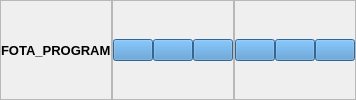
        <widget class="QWidget" name="headerContanier" native="true">
         <layout class="QHBoxLayout" name="horizontalLayout_5">
          <property name="spacing">
           <number>0</number>
          </property>
          <property name="leftMargin">
           <number>0</number>
          </property>
          <property name="topMargin">
           <number>0</number>
          </property>
          <property name="rightMargin">
           <number>0</number>
          </property>
          <property name="bottomMargin">
           <number>0</number>
          </property>
          <item>
           <widget class="QFrame" name="frame_5">
            <property name="styleSheet">
             <string notr="true">border-color: rgb(0, 52, 76);</string>
            </property>
            <property name="frameShape">
             <enum>QFrame::StyledPanel</enum>
            </property>
            <property name="frameShadow">
             <enum>QFrame::Raised</enum>
            </property>
            <layout class="QHBoxLayout" name="horizontalLayout_7">
             <property name="spacing">
              <number>0</number>
             </property>
             <property name="leftMargin">
              <number>0</number>
             </property>
             <property name="topMargin">
              <number>0</number>
             </property>
             <property name="rightMargin">
              <number>0</number>
             </property>
             <property name="bottomMargin">
              <number>0</number>
             </property>
             <item>
              <widget class="QLabel" name="label_5">
               <property name="font">
                <font>
                 <pointsize>10</pointsize>
                 <weight>75</weight>
                 <bold>true</bold>
                </font>
               </property>
               <property name="text">
                <string>FOTA_PROGRAM</string>
               </property>
              </widget>
             </item>
            </layout>
           </widget>
          </item>
          <item alignment="Qt::AlignHCenter">
           <widget class="QFrame" name="frame_6">
            <property name="sizePolicy">
             <sizepolicy hsizetype="Preferred" vsizetype="Preferred">
              <horstretch>0</horstretch>
              <verstretch>0</verstretch>
             </sizepolicy>
            </property>
            <property name="minimumSize">
             <size>
              <width>0</width>
              <height>0</height>
             </size>
            </property>
            <property name="styleSheet">
             <string notr="true">border-color: rgb(0, 52, 76);</string>
            </property>
            <property name="frameShape">
             <enum>QFrame::StyledPanel</enum>
            </property>
            <property name="frameShadow">
             <enum>QFrame::Raised</enum>
            </property>
            <layout class="QHBoxLayout" name="horizontalLayout_6">
             <property name="spacing">
              <number>0</number>
             </property>
             <property name="leftMargin">
              <number>0</number>
             </property>
             <property name="topMargin">
              <number>0</number>
             </property>
             <property name="rightMargin">
              <number>0</number>
             </property>
             <property name="bottomMargin">
              <number>0</number>
             </property>
             <item>
              <widget class="QPushButton" name="notificationBtn">
               <property name="styleSheet">
                <string notr="true">background-color: rgb(73, 143, 204);</string>
               </property>
               <property name="text">
                <string/>
               </property>
               <property name="icon">
                <iconset resource="icons.qrc">
                 <normaloff>:/icons/icons/notification.png</normaloff>:/icons/icons/notification.png</iconset>
               </property>
               <property name="iconSize">
                <size>
                 <width>24</width>
                 <height>24</height>
                </size>
               </property>
              </widget>
             </item>
             <item>
              <widget class="QPushButton" name="signupBtn">
               <property name="toolTip">
                <string>sign up</string>
               </property>
               <property name="styleSheet">
                <string notr="true">background-color: rgb(73, 143, 204);</string>
               </property>
               <property name="text">
                <string/>
               </property>
               <property name="icon">
                <iconset resource="icons.qrc">
                 <normaloff>:/icons/icons/more.png</normaloff>:/icons/icons/more.png</iconset>
               </property>
               <property name="iconSize">
                <size>
                 <width>24</width>
                 <height>24</height>
                </size>
               </property>
              </widget>
             </item>
             <item>
              <widget class="QPushButton" name="loginBtn">
               <property name="toolTip">
                <string>log in </string>
               </property>
               <property name="styleSheet">
                <string notr="true">background-color: rgb(73, 143, 204);</string>
               </property>
               <property name="text">
                <string/>
               </property>
               <property name="icon">
                <iconset resource="icons.qrc">
                 <normaloff>:/icons/icons/LogIn.png</normaloff>:/icons/icons/LogIn.png</iconset>
               </property>
               <property name="iconSize">
                <size>
                 <width>24</width>
                 <height>24</height>
                </size>
               </property>
              </widget>
             </item>
            </layout>
           </widget>
          </item>
          <item>
           <widget class="QFrame" name="frame_7">
            <property name="styleSheet">
             <string notr="true">border-color: rgb(0, 52, 76);</string>
            </property>
            <property name="frameShape">
             <enum>QFrame::StyledPanel</enum>
            </property>
            <property name="frameShadow">
             <enum>QFrame::Raised</enum>
            </property>
            <layout class="QHBoxLayout" name="horizontalLayout_4">
             <property name="spacing">
              <number>0</number>
             </property>
             <property name="leftMargin">
              <number>0</number>
             </property>
             <property name="topMargin">
              <number>0</number>
             </property>
             <property name="rightMargin">
              <number>0</number>
             </property>
             <property name="bottomMargin">
              <number>0</number>
             </property>
             <item>
              <widget class="QPushButton" name="minimizeBtn">
               <property name="toolTip">
                <string>minimizewindow</string>
               </property>
               <property name="styleSheet">
                <string notr="true">background-color: rgb(73, 143, 204);</string>
               </property>
               <property name="text">
                <string/>
               </property>
               <property name="icon">
                <iconset resource="icons.qrc">
                 <normaloff>:/icons/icons/curcile.png</normaloff>:/icons/icons/curcile.png</iconset>
               </property>
               <property name="iconSize">
                <size>
                 <width>20</width>
                 <height>20</height>
                </size>
               </property>
              </widget>
             </item>
             <item>
              <widget class="QPushButton" name="restoreBtn">
               <property name="toolTip">
                <string>restorewindow</string>
               </property>
               <property name="styleSheet">
                <string notr="true">background-color: rgb(73, 143, 204);</string>
               </property>
               <property name="text">
                <string/>
               </property>
               <property name="icon">
                <iconset resource="icons.qrc">
                 <normaloff>:/icons/icons/square.png</normaloff>:/icons/icons/square.png</iconset>
               </property>
               <property name="iconSize">
                <size>
                 <width>20</width>
                 <height>20</height>
                </size>
               </property>
              </widget>
             </item>
             <item>
              <widget class="QPushButton" name="colseBtn">
               <property name="toolTip">
                <string>closewindow</string>
               </property>
               <property name="styleSheet">
                <string notr="true">background-color: rgb(73, 143, 204);</string>
               </property>
               <property name="text">
                <string/>
               </property>
               <property name="icon">
                <iconset resource="icons.qrc">
                 <normaloff>:/icons/icons/close.png</normaloff>:/icons/icons/close.png</iconset>
               </property>
               <property name="iconSize">
                <size>
                 <width>20</width>
                 <height>20</height>
                </size>
               </property>
              </widget>
             </item>
            </layout>
           </widget>
          </item>
         </layout>
        </widget>
